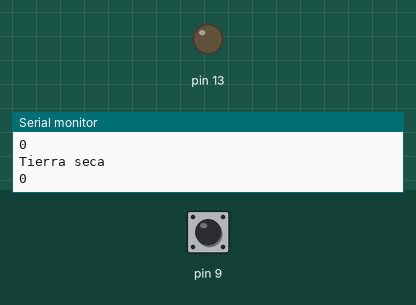
Simulated run of this sketch. Board: Arduino Uno, built with avr-gcc and run on an emulated ATmega328P. Parts: output pins drawn as LEDs (lit = HIGH), the last lines printed to the serial monitor. Dashed ring = blinking. The inputs (shaded band) are chosen by the test bench; at power-on: pin 9 LOW.

Above: at 1.2 s.
1.3 s: pin 9 driven HIGH
At 2.5 s:
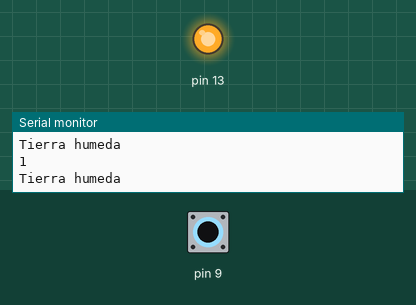
2.8 s: pin 9 driven LOW
At 3.7 s:
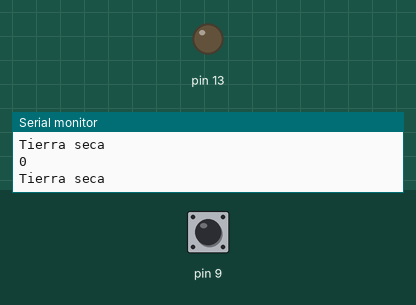
5.8 s: pin 9 pulsed HIGH 2 times (0.12 s each, 0.3 s apart)
At 6.17 s:
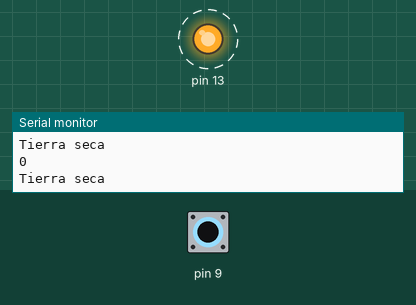
Timing chart, 0 to 8.8 s (numbered marks = the images above; inputs shaded):
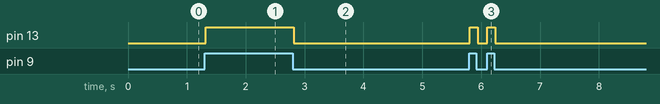

Measured:
- after the input at 1.3 s, pin 13: LOW → HIGH at once
- after the input at 2.8 s, pin 13: HIGH → LOW at once
- after the input at 5.8 s, pin 13: alternates HIGH for 0.13 s and LOW for 0.17 s, 4 changes in all, then stays LOW, starting at once

The sketch:

millis.ino
```cpp
int valor;

void setup() {
  Serial.begin(9600);
  pinMode(9, INPUT);
  pinMode(13, OUTPUT);

}

void loop() {
valor = digitalRead(9);
  //int valor1 = map(valor,0,1024,0,256);
  Serial.println(valor);
  if(valor==1){
    digitalWrite(13,1);
    Serial.println("Tierra humeda");
//    Serial.println(valor1);
    }
  else{
    digitalWrite(13,0);
    Serial.println("Tierra seca");
//    Serial.println(valor1);
    }
}
```
